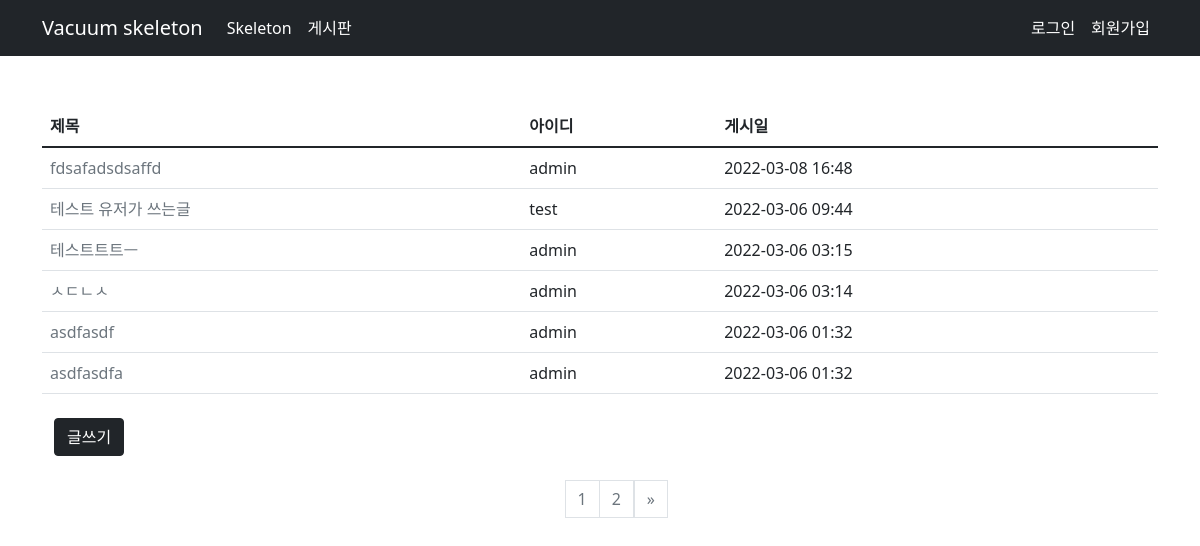
/board/, run on the app's committed database.
### blog/models.py (models this page shows, shortened)
class Blog(models.Model):
    title = models.CharField(max_length=200)
    content = models.TextField()
    updated = models.DateTimeField(default=timezone.now)
    blog_user = models.ForeignKey(User, on_delete=models.CASCADE)

### blog/views.py (the view)
# urls.py: path('', blog.views.BlogListView.as_view(), name='blog-index'),
class BlogListView(ListView):
    model = Blog
    paginate_by = 6
    ordering = ['-updated']

### templates/blog/blog_list.html (shortened to what this page needs)
{% extends "base.html" %}
{% block content %}
    {% if object_list %}
        <table class="table table-hover mb-4">
        <thead>
        <tr>
            <th scope="col">제목</th>
            <th scope="col">아이디</th>
            <th scope="col">게시일</th>
        </tr>
        </thead>
        <tbody>
        {% for blog in object_list %}
            <tr>
                <td><a class="text-muted text-decoration-none"
                       href="{% url 'blog-detail' blog.id %}">{{ blog.title }}</a></td>
                <td class="text-decoration-none">{{ blog.blog_user }}</td>
                <td class="text-decoration-none">{{ blog.updated|date:'Y-m-d H:i' }}</td>
            </tr>
        {% endfor %}
    {% else %}
        <p>There's no blog content</p>
    {% endif %}
</tbody>
</table>
    <div class="container mb-4">
        <div class="d-grid gap-2 d-md-flex mb-4">
            <a class="btn btn-dark me-md-2" href="{% url 'blog-create' %}" role="button">글쓰기</a>
        </div>
        <div class="row justify-content-center">
            <div class="col-1">
                <ul class="pagination">
                    <li class="page-item">
                        {% for page in paginator.page_range %}
                            <li class="page-item"><a class="page-link text-muted"
                                                     href="?page={{ page }}">{{ page }}</a></li>
                        {% endfor %}
                    {% if page_obj.has_next %}
                        <a class="page-link text-muted" href="?page={{ page_obj.next_page_number }}" aria-label="Next">
                            <span aria-hidden="true">&raquo;</span>
                        </a>
                    {% endif %}
                </ul>
            </div>
        </div>
    </div>
{% endblock %}

### templates/base.html (shortened to what this page needs)
{% load static %}
<!DOCTYPE html>
<html lang="en">
<head>
    <link href="https://cdn.jsdelivr.net/npm/bootstrap@5.1.3/dist/css/bootstrap.min.css" rel="stylesheet"
>
</head>
<body>
<header>
    <nav class="navbar navbar-expand-sm navbar-dark bg-dark">
        <div class="container-sm">
            <a class="navbar-brand" href="{% url 'home' %}">Vacuum skeleton</a>
            <div class="collapse navbar-collapse" id="navbarText">
                <ul class="navbar-nav me-auto  mb-lg-0">
                    <li class="nav-item">
                        <a class="nav-link active" aria-current="page" href="{% url 'blog-about' %}">Skeleton</a>
                    </li>
                    <li class="nav-item">
                        <a class="nav-link active" aria-current="page" href="{% url 'blog-index' %}">게시판</a>
                    </li>
                </ul>
                <ul class="navbar-nav">
                    {% if user.is_authenticated %}
                        <span class="nav-link active"> {{ user.username }}님 </span>
                        <a class="nav-link active" href="{% url 'logout' %}">로그아웃</a>
                    {% else %}
                        <a class="nav-link active" href="{% url 'login' %}">로그인</a>
                        <a class="nav-link active" href="{% url 'register' %}">회원가입</a>
                    {% endif %}
                </ul>
            </div>
        </div>
    </nav>
<div class="container" style="height: 50px"></div>
</header>
<div class="container-sm">
{% block content %}{% endblock %}
</div>
</body>
</html>

### data on the page
Blog: title "fdsafadsdsaffd", blog_user "admin", updated "2022-03-08 16:48"
Blog: title "테스트 유저가 쓰는글", blog_user "test", updated "2022-03-06 09:44"
Blog: title "테스트트트ㅡ", blog_user "admin", updated "2022-03-06 03:15"
Blog: title "ㅅㄷㄴㅅ", blog_user "admin", updated "2022-03-06 03:14"
Blog: title "asdfasdf", blog_user "admin", updated "2022-03-06 01:32"
Blog: title "asdfasdfa", blog_user "admin", updated "2022-03-06 01:32"

### other printed values
{{ page }} "1" "2"
